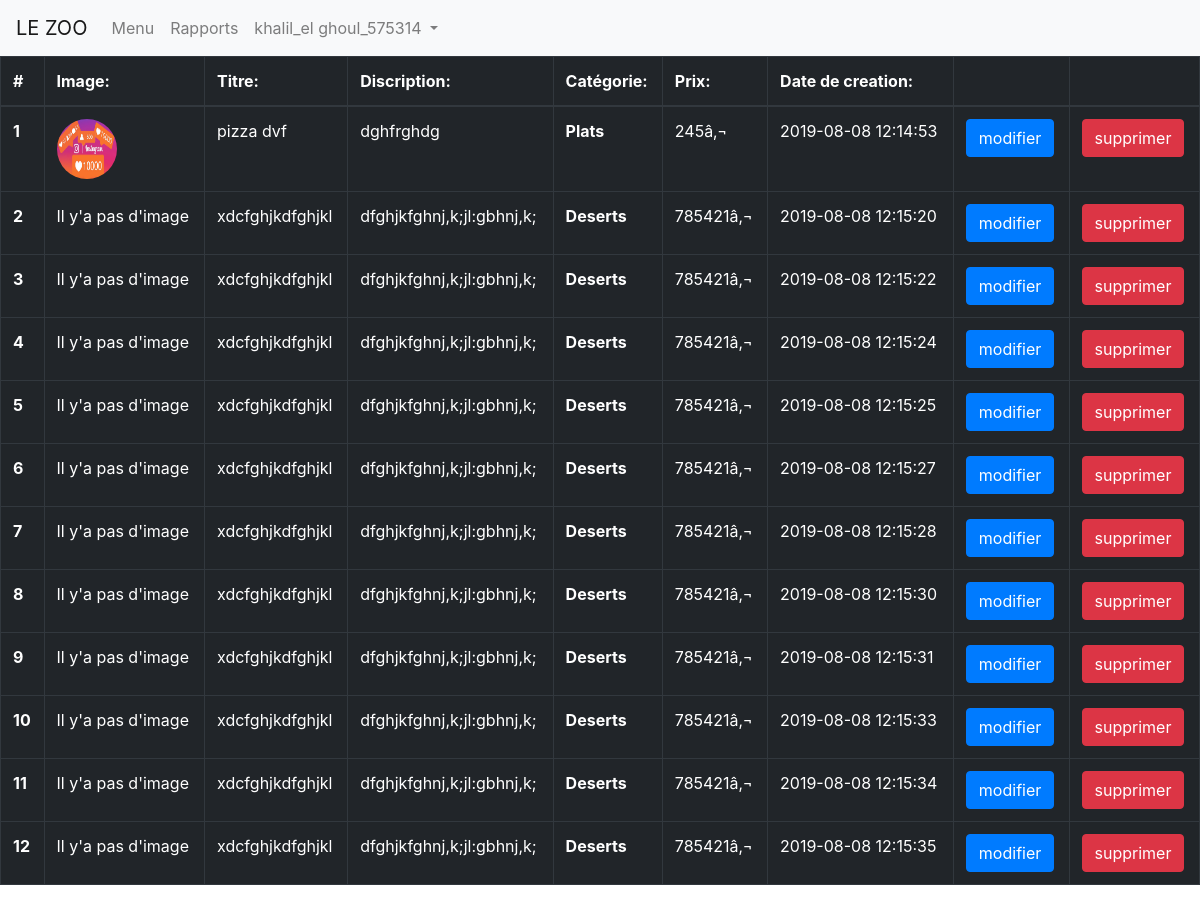
The app's page /board/viewdetailmenu.php (signed in) with its own data.
### tables this page shows
CREATE TABLE `menu` (
  `food_id` int(11) NOT NULL,
  `cat` text NOT NULL,
  `food_title` text NOT NULL,
  `food_description` text NOT NULL,
  `food_date` timestamp NOT NULL DEFAULT current_timestamp(),
  `food_img` text NOT NULL,
  `food_price` varchar(10) NOT NULL,
  `price_token` text NOT NULL
);

### board/viewdetailmenu.php (the view, shortened to what this page needs)
<?php include("includes/header.php") ?>
<?php
    echo"<table class='table table-bordered table-dark'>
    <thead>
    <tr>
        <th scope='col'>#</th>
        <th scope='col'>Image:</th>
        <th scope='col'>Titre:</th>
        <th scope='col'>Discription:</th>
        <th scope='col'>Catégorie:</th>
        <th scope='col'>Prix:</th>
        <th scope='col'>Date de creation:</th>
        <th scope='col'></th>
        <th scope='col'></th>
    </tr>
    </thead>
    <tbody>";
    $get_menu ="SELECT * FROM menu ORDER BY 1";
    $run_menu = mysqli_query($con, $get_menu);
    $menu=0;
    while($row = mysqli_fetch_array($run_menu)){
        $id=$row['food_id'];
        $menu = $menu +1;
        $titre = $row['food_title'];
        $discription = $row['food_description'];
        $cat = $row['cat'];
        $date = $row['food_date'];
        $img = $row['food_img'];
        $prix = $row['food_price'];
        if($img =="http://localhost/website/board/uploads/"){
            echo "
        <tr>
        <th scope='row'>$menu</th>
        <td>Il y'a pas d'image</td>
        <td>$titre</td>
        <td>$discription</td>
        <th>$cat</th>
        <td>$prix</td>
        <td>$date</td>
        <td><a href='editmenu.php?id=$id' type='button' class='btn btn-primary'>modifier</a></td>
        <td><a href='deletemenu.php?id=$id' type='button' class='btn btn-danger'>supprimer</a></td>
        </tr>
        ";
        }else{
            echo "
        <tr>
        <th scope='row'>$menu</th>
        <td><img style='width:60px;height:60px;border-radius:50%;' src='$img'/></td>
        <td>$titre</td>
        <td>$discription</td>
        <th>$cat</th>
        <td>$prix</td>
        <td>$date</td>
        <td><a href='editmenu.php?id=$id' type='button' class='btn btn-primary'>modifier</a></td>
        <td><a href='deletemenu.php?id=$id' type='button' class='btn btn-danger'>supprimer</a></td>
        </tr>
        ";}}
    echo "
    </tbody>
    </table>";
?>

### board/includes/header.php (shortened to what this page needs)
<?php
include("includes/connection.php");
$email=$_SESSION['user_email'];
$get_admin ="SELECT * FROM admin WHERE email='$email' ORDER BY 1";
$run_admin = mysqli_query($con, $get_admin);
while($row = mysqli_fetch_array($run_admin)){
	$username = $row['username'];
}
?>
<!DOCTYPE html>
<link href="https://cdnjs.cloudflare.com/ajax/libs/summernote/0.8.12/summernote-bs4.css" rel="stylesheet">
<link rel="stylesheet" href="https://maxcdn.bootstrapcdn.com/bootstrap/4.0.0/css/bootstrap.min.css">
<nav class="navbar navbar-expand-lg navbar-light bg-light">
  <a class="navbar-brand" href="#">LE ZOO</a>
  <div class="collapse navbar-collapse" id="navbarSupportedContent">
    <ul class="navbar-nav mr-auto">
      <li class="nav-item">
        <a class="nav-link" href="menu.php">Menu</a>
	  </li>
	  <li class="nav-item">
        <a class="nav-link" href="Analytics.php">Rapports</a>
      </li>
      <li class="nav-item dropdown">
        <a class="nav-link dropdown-toggle" href="#" id="navbarDropdown" role="button" data-toggle="dropdown" aria-haspopup="true" aria-expanded="false">
          <?php echo $username ?>
        </a>
      </li>
    </ul>
  </div>
</nav>

### records on screen
menu: food_img (placeholder picture), food_title "pizza dvf", food_description "dghfrghdg", cat "Plats", food_price "245â‚¬", food_date "2019-08-08 12:14:53"
menu: food_title "xdcfghjkdfghjkl", food_description "dfghjkfghnj,k;jl:gbhnj,k;", cat "Deserts", food_price "785421â‚¬", food_date "2019-08-08 12:15:20"
menu: food_title "xdcfghjkdfghjkl", food_description "dfghjkfghnj,k;jl:gbhnj,k;", cat "Deserts", food_price "785421â‚¬", food_date "2019-08-08 12:15:22"
menu: food_title "xdcfghjkdfghjkl", food_description "dfghjkfghnj,k;jl:gbhnj,k;", cat "Deserts", food_price "785421â‚¬", food_date "2019-08-08 12:15:24"
menu: food_title "xdcfghjkdfghjkl", food_description "dfghjkfghnj,k;jl:gbhnj,k;", cat "Deserts", food_price "785421â‚¬", food_date "2019-08-08 12:15:25"
menu: food_title "xdcfghjkdfghjkl", food_description "dfghjkfghnj,k;jl:gbhnj,k;", cat "Deserts", food_price "785421â‚¬", food_date "2019-08-08 12:15:27"
menu: food_title "xdcfghjkdfghjkl", food_description "dfghjkfghnj,k;jl:gbhnj,k;", cat "Deserts", food_price "785421â‚¬", food_date "2019-08-08 12:15:28"
menu: food_title "xdcfghjkdfghjkl", food_description "dfghjkfghnj,k;jl:gbhnj,k;", cat "Deserts", food_price "785421â‚¬", food_date "2019-08-08 12:15:30"
menu: food_title "xdcfghjkdfghjkl", food_description "dfghjkfghnj,k;jl:gbhnj,k;", cat "Deserts", food_price "785421â‚¬", food_date "2019-08-08 12:15:31"
menu: food_title "xdcfghjkdfghjkl", food_description "dfghjkfghnj,k;jl:gbhnj,k;", cat "Deserts", food_price "785421â‚¬", food_date "2019-08-08 12:15:33"
menu: food_title "xdcfghjkdfghjkl", food_description "dfghjkfghnj,k;jl:gbhnj,k;", cat "Deserts", food_price "785421â‚¬", food_date "2019-08-08 12:15:34"
menu: food_title "xdcfghjkdfghjkl", food_description "dfghjkfghnj,k;jl:gbhnj,k;", cat "Deserts", food_price "785421â‚¬", food_date "2019-08-08 12:15:35"

### other values on screen
$username "khalil_el ghoul_575314"
